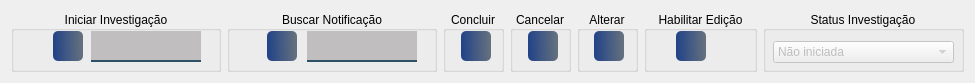
      <widget class="QWidget" name="">
       <property name="geometry">
        <rect>
         <x>38</x>
         <y>179</y>
         <width>951</width>
         <height>63</height>
        </rect>
       </property>
       <layout class="QHBoxLayout" name="horizontalLayout_5">
        <item>
         <widget class="QGroupBox" name="groupBox_35">
          <property name="minimumSize">
           <size>
            <width>210</width>
            <height>61</height>
           </size>
          </property>
          <property name="title">
           <string>Iniciar Investigação</string>
          </property>
          <property name="alignment">
           <set>Qt::AlignCenter</set>
          </property>
          <widget class="QLineEdit" name="txt_paciente_3">
           <property name="enabled">
            <bool>true</bool>
           </property>
           <property name="geometry">
            <rect>
             <x>80</x>
             <y>20</y>
             <width>110</width>
             <height>31</height>
            </rect>
           </property>
           <property name="minimumSize">
            <size>
             <width>110</width>
             <height>31</height>
            </size>
           </property>
           <property name="maximumSize">
            <size>
             <width>100</width>
             <height>31</height>
            </size>
           </property>
           <property name="font">
            <font>
             <family>Reem Kufi</family>
            </font>
           </property>
           <property name="styleSheet">
            <string notr="true">background-color: rgba(10,0,0,50);
border:2px solid rgba(0,0,0,0);
border-bottom-color:rgba(46,82,101,255);
color:rgb(0,0,0);
padding-bottom:7px</string>
           </property>
           <property name="alignment">
            <set>Qt::AlignCenter</set>
           </property>
          </widget>
          <widget class="QPushButton" name="btn_iniciar_investigacao">
           <property name="geometry">
            <rect>
             <x>42</x>
             <y>20</y>
             <width>30</width>
             <height>30</height>
            </rect>
           </property>
           <property name="minimumSize">
            <size>
             <width>30</width>
             <height>30</height>
            </size>
           </property>
           <property name="maximumSize">
            <size>
             <width>30</width>
             <height>30</height>
            </size>
           </property>
           <property name="font">
            <font>
             <family>Reem Kufi</family>
             <pointsize>8</pointsize>
             <bold>true</bold>
            </font>
           </property>
           <property name="styleSheet">
            <string notr="true">QPushButton#btn_iniciar_investigacao{
	background-color: qlineargradient(spread:pad, x1:0, y1:0.505682, x2:1, y2:0.477, stop:0 rgba(0, 39,119, 219), stop:1 rgba(85, 98, 112, 226));
	color:rgba(255, 255, 255, 210);
	border-radius: 5px;
}
QPushButton#btn_iniciar_investigacao:hover{
	background-color: qlineargradient(spread:pad, x1:0, y1:0.505682,x2:1,y2:0.477, stop:0 rgba(150, 123, 111, 219), stop:1 rgba(85, 81, 84, 226));
}
QPushButton#btn_iniciar_investigacao:pressed{
	padding-left:5px;
	padding -top:5px;
	background-color:rgba(150, 123, 111, 255);
}</string>
           </property>
           <property name="text">
            <string/>
           </property>
           <property name="icon">
            <iconset resource="../FNEA/image/Icones/Outros.qrc">
             <normaloff>:/Imagem/investigacao.png</normaloff>:/Imagem/investigacao.png</iconset>
           </property>
           <property name="iconSize">
            <size>
             <width>24</width>
             <height>24</height>
            </size>
           </property>
          </widget>
         </widget>
        </item>
        <item>
         <widget class="QGroupBox" name="groupBox_12">
          <property name="minimumSize">
           <size>
            <width>210</width>
            <height>61</height>
           </size>
          </property>
          <property name="maximumSize">
           <size>
            <width>210</width>
            <height>61</height>
           </size>
          </property>
          <property name="title">
           <string>Buscar Notificação</string>
          </property>
          <property name="alignment">
           <set>Qt::AlignCenter</set>
          </property>
          <widget class="QPushButton" name="btn_buscarInv">
           <property name="geometry">
            <rect>
             <x>40</x>
             <y>20</y>
             <width>30</width>
             <height>30</height>
            </rect>
           </property>
           <property name="minimumSize">
            <size>
             <width>30</width>
             <height>30</height>
            </size>
           </property>
           <property name="font">
            <font>
             <family>Reem Kufi</family>
             <pointsize>8</pointsize>
             <bold>true</bold>
            </font>
           </property>
           <property name="styleSheet">
            <string notr="true">QPushButton#btn_buscarInv{
	background-color: qlineargradient(spread:pad, x1:0, y1:0.505682, x2:1, y2:0.477, stop:0 rgba(0, 39,119, 219), stop:1 rgba(85, 98, 112, 226));
	color:rgba(255, 255, 255, 210);
	border-radius: 5px;
}
QPushButton#btn_buscarInv:hover{
	background-color: qlineargradient(spread:pad, x1:0, y1:0.505682,x2:1,y2:0.477, stop:0 rgba(150, 123, 111, 219), stop:1 rgba(85, 81, 84, 226));
}
QPushButton#btn_buscarInv:pressed{
	padding-left:5px;
	padding -top:5px;
	background-color:rgba(150, 123, 111, 255);
}</string>
           </property>
           <property name="text">
            <string/>
           </property>
           <property name="icon">
            <iconset resource="../FNEA/image/Icones/Outros.qrc">
             <normaloff>:/Imagem/historia.png</normaloff>:/Imagem/historia.png</iconset>
           </property>
           <property name="iconSize">
            <size>
             <width>24</width>
             <height>24</height>
            </size>
           </property>
          </widget>
          <widget class="QLineEdit" name="txt_paciente_4">
           <property name="enabled">
            <bool>true</bool>
           </property>
           <property name="geometry">
            <rect>
             <x>80</x>
             <y>20</y>
             <width>110</width>
             <height>31</height>
            </rect>
           </property>
           <property name="minimumSize">
            <size>
             <width>100</width>
             <height>21</height>
            </size>
           </property>
           <property name="font">
            <font>
             <family>Reem Kufi</family>
            </font>
           </property>
           <property name="styleSheet">
            <string notr="true">background-color: rgba(10,0,0,50);
border:2px solid rgba(0,0,0,0);
border-bottom-color:rgba(46,82,101,255);
color:rgb(0,0,0);
padding-bottom:7px</string>
           </property>
           <property name="alignment">
            <set>Qt::AlignCenter</set>
           </property>
          </widget>
         </widget>
        </item>
        <item>
         <widget class="QGroupBox" name="groupBox_13">
          <property name="minimumSize">
           <size>
            <width>61</width>
            <height>61</height>
           </size>
          </property>
          <property name="maximumSize">
           <size>
            <width>16777215</width>
            <height>61</height>
           </size>
          </property>
          <property name="title">
           <string>Concluir</string>
          </property>
          <property name="alignment">
           <set>Qt::AlignCenter</set>
          </property>
          <widget class="QPushButton" name="btn_conclusao_2">
           <property name="enabled">
            <bool>false</bool>
           </property>
           <property name="geometry">
            <rect>
             <x>18</x>
             <y>20</y>
             <width>30</width>
             <height>30</height>
            </rect>
           </property>
           <property name="minimumSize">
            <size>
             <width>30</width>
             <height>30</height>
            </size>
           </property>
           <property name="maximumSize">
            <size>
             <width>30</width>
             <height>30</height>
            </size>
           </property>
           <property name="font">
            <font>
             <family>Reem Kufi</family>
             <pointsize>8</pointsize>
             <bold>true</bold>
            </font>
           </property>
           <property name="styleSheet">
            <string notr="true">QPushButton#btn_conclusao_2{
	background-color: qlineargradient(spread:pad, x1:0, y1:0.505682, x2:1, y2:0.477, stop:0 rgba(0, 39,119, 219), stop:1 rgba(85, 98, 112, 226));
	color:rgba(255, 255, 255, 210);
	border-radius: 5px;
}
QPushButton#btn_conclusao_2:hover{
	background-color: qlineargradient(spread:pad, x1:0, y1:0.505682,x2:1,y2:0.477, stop:0 rgba(150, 123, 111, 219), stop:1 rgba(85, 81, 84, 226));
}
QPushButton#btn_conclusao_2:pressed{
	padding-left:5px;
	padding -top:5px;
	background-color:rgba(150, 123, 111, 255);
}</string>
           </property>
           <property name="text">
            <string/>
           </property>
           <property name="icon">
            <iconset resource="../FNEA/image/Icones/Outros.qrc">
             <normaloff>:/Imagem/salve-.png</normaloff>:/Imagem/salve-.png</iconset>
           </property>
           <property name="iconSize">
            <size>
             <width>24</width>
             <height>24</height>
            </size>
           </property>
          </widget>
         </widget>
        </item>
        <item>
         <widget class="QGroupBox" name="groupBox_14">
          <property name="minimumSize">
           <size>
            <width>61</width>
            <height>61</height>
           </size>
          </property>
          <property name="maximumSize">
           <size>
            <width>16777215</width>
            <height>61</height>
           </size>
          </property>
          <property name="title">
           <string>Cancelar</string>
          </property>
          <property name="alignment">
           <set>Qt::AlignCenter</set>
          </property>
          <widget class="QPushButton" name="btn_cancela_investiga_2">
           <property name="geometry">
            <rect>
             <x>18</x>
             <y>20</y>
             <width>30</width>
             <height>30</height>
            </rect>
           </property>
           <property name="minimumSize">
            <size>
             <width>30</width>
             <height>30</height>
            </size>
           </property>
           <property name="maximumSize">
            <size>
             <width>30</width>
             <height>30</height>
            </size>
           </property>
           <property name="font">
            <font>
             <family>Reem Kufi</family>
             <pointsize>8</pointsize>
             <bold>true</bold>
            </font>
           </property>
           <property name="styleSheet">
            <string notr="true">QPushButton#btn_cancela_investiga_2{
	background-color: qlineargradient(spread:pad, x1:0, y1:0.505682, x2:1, y2:0.477, stop:0 rgba(0, 39,119, 219), stop:1 rgba(85, 98, 112, 226));
	color:rgba(255, 255, 255, 210);
	border-radius: 5px;
}
QPushButton#btn_cancela_investiga_2:hover{
	background-color: qlineargradient(spread:pad, x1:0, y1:0.505682,x2:1,y2:0.477, stop:0 rgba(150, 123, 111, 219), stop:1 rgba(85, 81, 84, 226));
}
QPushButton#btn_cancela_investiga_2:pressed{
	padding-left:5px;
	padding -top:5px;
	background-color:rgba(150, 123, 111, 255);
}</string>
           </property>
           <property name="text">
            <string/>
           </property>
           <property name="icon">
            <iconset resource="../FNEA/image/Icones/Outros.qrc">
             <normaloff>:/Imagem/cancelar (1).png</normaloff>:/Imagem/cancelar (1).png</iconset>
           </property>
           <property name="iconSize">
            <size>
             <width>24</width>
             <height>24</height>
            </size>
           </property>
          </widget>
         </widget>
        </item>
        <item>
         <widget class="QGroupBox" name="groupBox_79">
          <property name="minimumSize">
           <size>
            <width>61</width>
            <height>61</height>
           </size>
          </property>
          <property name="maximumSize">
           <size>
            <width>16777215</width>
            <height>61</height>
           </size>
          </property>
          <property name="title">
           <string>Alterar</string>
          </property>
          <property name="alignment">
           <set>Qt::AlignCenter</set>
          </property>
          <widget class="QPushButton" name="btn_alterarInv_2">
           <property name="enabled">
            <bool>false</bool>
           </property>
           <property name="geometry">
            <rect>
             <x>17</x>
             <y>20</y>
             <width>30</width>
             <height>30</height>
            </rect>
           </property>
           <property name="minimumSize">
            <size>
             <width>30</width>
             <height>30</height>
            </size>
           </property>
           <property name="maximumSize">
            <size>
             <width>30</width>
             <height>30</height>
            </size>
           </property>
           <property name="font">
            <font>
             <family>Reem Kufi</family>
             <pointsize>8</pointsize>
             <bold>true</bold>
            </font>
           </property>
           <property name="styleSheet">
            <string notr="true">QPushButton#btn_alterarInv_2{
	background-color: qlineargradient(spread:pad, x1:0, y1:0.505682, x2:1, y2:0.477, stop:0 rgba(0, 39,119, 219), stop:1 rgba(85, 98, 112, 226));
	color:rgba(255, 255, 255, 210);
	border-radius: 5px;
}
QPushButton#btn_alterarInv_2:hover{
	background-color: qlineargradient(spread:pad, x1:0, y1:0.505682,x2:1,y2:0.477, stop:0 rgba(150, 123, 111, 219), stop:1 rgba(85, 81, 84, 226));
}
QPushButton#btn_alterarInv_2:pressed{
	padding-left:5px;
	padding -top:5px;
	background-color:rgba(150, 123, 111, 255);
}</string>
           </property>
           <property name="text">
            <string/>
           </property>
           <property name="icon">
            <iconset resource="../FNEA/image/Icones/Outros.qrc">
             <normaloff>:/Imagem/registro (1).png</normaloff>:/Imagem/registro (1).png</iconset>
           </property>
           <property name="iconSize">
            <size>
             <width>24</width>
             <height>24</height>
            </size>
           </property>
          </widget>
         </widget>
        </item>
        <item>
         <widget class="QGroupBox" name="groupBox_15">
          <property name="minimumSize">
           <size>
            <width>0</width>
            <height>61</height>
           </size>
          </property>
          <property name="maximumSize">
           <size>
            <width>16777215</width>
            <height>61</height>
           </size>
          </property>
          <property name="title">
           <string>Habilitar Edição</string>
          </property>
          <property name="alignment">
           <set>Qt::AlignCenter</set>
          </property>
          <widget class="QPushButton" name="btn_editarInv">
           <property name="geometry">
            <rect>
             <x>32</x>
             <y>20</y>
             <width>30</width>
             <height>30</height>
            </rect>
           </property>
           <property name="minimumSize">
            <size>
             <width>30</width>
             <height>30</height>
            </size>
           </property>
           <property name="maximumSize">
            <size>
             <width>30</width>
             <height>30</height>
            </size>
           </property>
           <property name="font">
            <font>
             <family>Reem Kufi</family>
             <pointsize>8</pointsize>
             <bold>true</bold>
            </font>
           </property>
           <property name="styleSheet">
            <string notr="true">QPushButton#btn_editarInv{
	background-color: qlineargradient(spread:pad, x1:0, y1:0.505682, x2:1, y2:0.477, stop:0 rgba(0, 39,119, 219), stop:1 rgba(85, 98, 112, 226));
	color:rgba(255, 255, 255, 210);
	border-radius: 5px;
}
QPushButton#btn_btn_editarInv:hover{
	background-color: qlineargradient(spread:pad, x1:0, y1:0.505682,x2:1,y2:0.477, stop:0 rgba(150, 123, 111, 219), stop:1 rgba(85, 81, 84, 226));
}
QPushButton#btn_editarInv:pressed{
	padding-left:5px;
	padding -top:5px;
	background-color:rgba(150, 123, 111, 255);
}</string>
           </property>
           <property name="text">
            <string/>
           </property>
           <property name="icon">
            <iconset resource="../FNEA/image/Icones/Outros.qrc">
             <normaloff>:/Imagem/editar-codigo.png</normaloff>:/Imagem/editar-codigo.png</iconset>
           </property>
           <property name="iconSize">
            <size>
             <width>24</width>
             <height>24</height>
            </size>
           </property>
          </widget>
         </widget>
        </item>
        <item>
         <widget class="QGroupBox" name="groupBox_23">
          <property name="minimumSize">
           <size>
            <width>201</width>
            <height>61</height>
           </size>
          </property>
          <property name="title">
           <string>Status Investigação</string>
          </property>
          <property name="alignment">
           <set>Qt::AlignCenter</set>
          </property>
          <widget class="QComboBox" name="comboBox">
           <property name="enabled">
            <bool>false</bool>
           </property>
           <property name="geometry">
            <rect>
             <x>10</x>
             <y>30</y>
             <width>181</width>
             <height>22</height>
            </rect>
           </property>
           <property name="font">
            <font>
             <family>Segoe UI</family>
            </font>
           </property>
           <property name="minimumContentsLength">
            <number>0</number>
           </property>
           <property name="iconSize">
            <size>
             <width>14</width>
             <height>16</height>
            </size>
           </property>
           <item>
            <property name="text">
             <string>Não iniciada</string>
            </property>
           </item>
           <item>
            <property name="text">
             <string>Em andamento</string>
            </property>
           </item>
           <item>
            <property name="text">
             <string>Com Pendências</string>
            </property>
           </item>
           <item>
            <property name="text">
             <string>Concluído</string>
            </property>
           </item>
          </widget>
         </widget>
        </item>
       </layout>
      </widget>
